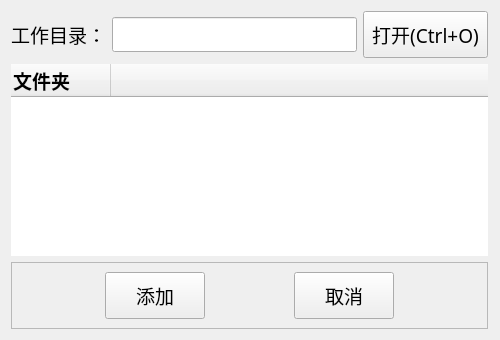
          <widget class="QWidget" name="widget" native="true">
           <property name="sizePolicy">
            <sizepolicy hsizetype="Fixed" vsizetype="Fixed">
             <horstretch>0</horstretch>
             <verstretch>0</verstretch>
            </sizepolicy>
           </property>
           <property name="minimumSize">
            <size>
             <width>500</width>
             <height>0</height>
            </size>
           </property>
           <layout class="QGridLayout" name="gridLayout_6">
            <property name="rightMargin">
             <number>12</number>
            </property>
            <item row="0" column="0">
             <widget class="QLabel" name="label">
              <property name="font">
               <font>
                <family>新宋体</family>
                <pointsize>14</pointsize>
               </font>
              </property>
              <property name="text">
               <string>工作目录：</string>
              </property>
             </widget>
            </item>
            <item row="0" column="1">
             <widget class="QLineEdit" name="dir_lineEdit">
              <property name="minimumSize">
               <size>
                <width>0</width>
                <height>23</height>
               </size>
              </property>
              <property name="font">
               <font>
                <family>新宋体</family>
                <pointsize>14</pointsize>
               </font>
              </property>
              <property name="readOnly">
               <bool>true</bool>
              </property>
             </widget>
            </item>
            <item row="0" column="2">
             <widget class="QPushButton" name="open_dir_btn">
              <property name="sizePolicy">
               <sizepolicy hsizetype="Minimum" vsizetype="Preferred">
                <horstretch>0</horstretch>
                <verstretch>0</verstretch>
               </sizepolicy>
              </property>
              <property name="font">
               <font>
                <family>新宋体</family>
                <pointsize>14</pointsize>
               </font>
              </property>
              <property name="styleSheet">
               <string notr="true">padding:8px;  </string>
              </property>
              <property name="text">
               <string>打开(Ctrl+O)</string>
              </property>
              <property name="icon">
               <iconset>
                <normaloff>../icon/open.png</normaloff>../icon/open.png</iconset>
              </property>
              <property name="iconSize">
               <size>
                <width>24</width>
                <height>24</height>
               </size>
              </property>
              <property name="shortcut">
               <string>Ctrl+O</string>
              </property>
             </widget>
            </item>
            <item row="1" column="0" colspan="3">
             <widget class="QTreeWidget" name="treeWidget">
              <property name="font">
               <font>
                <family>新宋体</family>
                <pointsize>14</pointsize>
               </font>
              </property>
              <property name="styleSheet">
               <string notr="true"/>
              </property>
              <property name="frameShape">
               <enum>QFrame::NoFrame</enum>
              </property>
              <property name="lineWidth">
               <number>2</number>
              </property>
              <property name="midLineWidth">
               <number>2</number>
              </property>
              <column>
               <property name="text">
                <string notr="true">文件夹</string>
               </property>
               <property name="font">
                <font>
                 <family>新宋体</family>
                 <pointsize>14</pointsize>
                 <weight>75</weight>
                 <bold>true</bold>
                </font>
               </property>
              </column>
              <column>
               <property name="text">
                <string> </string>
               </property>
               <property name="font">
                <font>
                 <family>新宋体</family>
                 <pointsize>14</pointsize>
                 <weight>75</weight>
                 <bold>true</bold>
                </font>
               </property>
              </column>
             </widget>
            </item>
            <item row="2" column="0" colspan="3">
             <widget class="QFrame" name="frame_3">
              <property name="minimumSize">
               <size>
                <width>0</width>
                <height>0</height>
               </size>
              </property>
              <property name="font">
               <font>
                <family>新宋体</family>
                <pointsize>14</pointsize>
               </font>
              </property>
              <property name="frameShape">
               <enum>QFrame::StyledPanel</enum>
              </property>
              <property name="frameShadow">
               <enum>QFrame::Raised</enum>
              </property>
              <layout class="QGridLayout" name="gridLayout_7">
               <item row="0" column="3">
                <widget class="QPushButton" name="cancel_folder_btn">
                 <property name="sizePolicy">
                  <sizepolicy hsizetype="Preferred" vsizetype="Preferred">
                   <horstretch>0</horstretch>
                   <verstretch>0</verstretch>
                  </sizepolicy>
                 </property>
                 <property name="minimumSize">
                  <size>
                   <width>0</width>
                   <height>0</height>
                  </size>
                 </property>
                 <property name="maximumSize">
                  <size>
                   <width>280</width>
                   <height>16777215</height>
                  </size>
                 </property>
                 <property name="font">
                  <font>
                   <family>新宋体</family>
                   <pointsize>14</pointsize>
                  </font>
                 </property>
                 <property name="focusPolicy">
                  <enum>Qt::NoFocus</enum>
                 </property>
                 <property name="styleSheet">
                  <string notr="true">padding-left: 30px; 
padding-right: 30px;
padding-top: 8px; 
padding-bottom: 8px;</string>
                 </property>
                 <property name="text">
                  <string>取消</string>
                 </property>
                 <property name="icon">
                  <iconset>
                   <normaloff>../icon/cancel.png</normaloff>../icon/cancel.png</iconset>
                 </property>
                 <property name="iconSize">
                  <size>
                   <width>24</width>
                   <height>24</height>
                  </size>
                 </property>
                </widget>
               </item>
               <item row="0" column="0">
                <spacer name="horizontalSpacer_5">
                 <property name="orientation">
                  <enum>Qt::Horizontal</enum>
                 </property>
                 <property name="sizeHint" stdset="0">
                  <size>
                   <width>40</width>
                   <height>20</height>
                  </size>
                 </property>
                </spacer>
               </item>
               <item row="0" column="1">
                <widget class="QPushButton" name="add_folder_btn">
                 <property name="sizePolicy">
                  <sizepolicy hsizetype="Preferred" vsizetype="Preferred">
                   <horstretch>0</horstretch>
                   <verstretch>0</verstretch>
                  </sizepolicy>
                 </property>
                 <property name="minimumSize">
                  <size>
                   <width>0</width>
                   <height>0</height>
                  </size>
                 </property>
                 <property name="maximumSize">
                  <size>
                   <width>280</width>
                   <height>16777215</height>
                  </size>
                 </property>
                 <property name="font">
                  <font>
                   <family>新宋体</family>
                   <pointsize>14</pointsize>
                  </font>
                 </property>
                 <property name="focusPolicy">
                  <enum>Qt::NoFocus</enum>
                 </property>
                 <property name="styleSheet">
                  <string notr="true">padding-left: 30px; 
padding-right: 30px;
padding-top: 8px; 
padding-bottom: 8px;</string>
                 </property>
                 <property name="text">
                  <string>添加</string>
                 </property>
                 <property name="icon">
                  <iconset>
                   <normaloff>../icon/add_file.png</normaloff>../icon/add_file.png</iconset>
                 </property>
                 <property name="iconSize">
                  <size>
                   <width>24</width>
                   <height>24</height>
                  </size>
                 </property>
                </widget>
               </item>
               <item row="0" column="2">
                <spacer name="horizontalSpacer_2">
                 <property name="orientation">
                  <enum>Qt::Horizontal</enum>
                 </property>
                 <property name="sizeHint" stdset="0">
                  <size>
                   <width>40</width>
                   <height>20</height>
                  </size>
                 </property>
                </spacer>
               </item>
               <item row="0" column="4">
                <spacer name="horizontalSpacer_6">
                 <property name="orientation">
                  <enum>Qt::Horizontal</enum>
                 </property>
                 <property name="sizeHint" stdset="0">
                  <size>
                   <width>40</width>
                   <height>20</height>
                  </size>
                 </property>
                </spacer>
               </item>
              </layout>
             </widget>
            </item>
           </layout>
          </widget>
